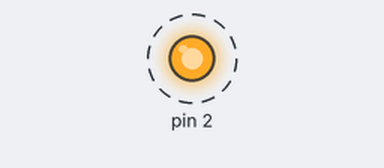
Recording of a sketch running on a simulated Arduino Uno, built with avr-gcc and run on an emulated ATmega328P. On the bench: output pins drawn as LEDs (lit = HIGH). Dashed ring = blinking. What the sketch prints to the serial monitor is not drawn.

Above: at 0.5 s.
Timing chart, 0 to 4.6 s (numbered marks = the images above):
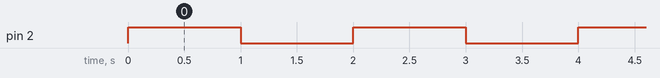

Measured:
- by itself, pin 2: alternates HIGH for 1.0 s and LOW for 1.0 s

The sketch:

Task-7.ino
```cpp
// DDR is data direction register
// PORT is actual pin, use DDR in setup to set pin modes and use PORT in Loop to change voltage
// bit shift left until you reah the pin number and set that to one then OR or AND.
// DDD2 is simply 2, it is Data direction bit 2.
// PORTD2 is also 2.
// so all you are doing is 00000100 when you do this (1 << DDD2)

// Suppose you want to target pin 13 then that exists on port B, so you would need to set bit 5 like DDB5 of DDRB
// And your ports will become PORTB and PORTB5

void setup() {
  Serial.begin(9600);

  // Set pin mode to output
  // DDR D is the Data direction register for port D which contains values from 0-7
  // Port D, data direction for pin 2
  // 0 means input and for output you need the bit to be 1
  DDRD |= (1 << DDD2);

}

void loop() {
  // To turn on the LED set the pin 2 to HIGH
  Serial.println(PORTD2);
  PORTD |= (1 << PORTD2);
  delay(1000);
  // Set the bit to LOW
  PORTD &= ~(1 << PORTD2);
  delay(1000);
}
```
